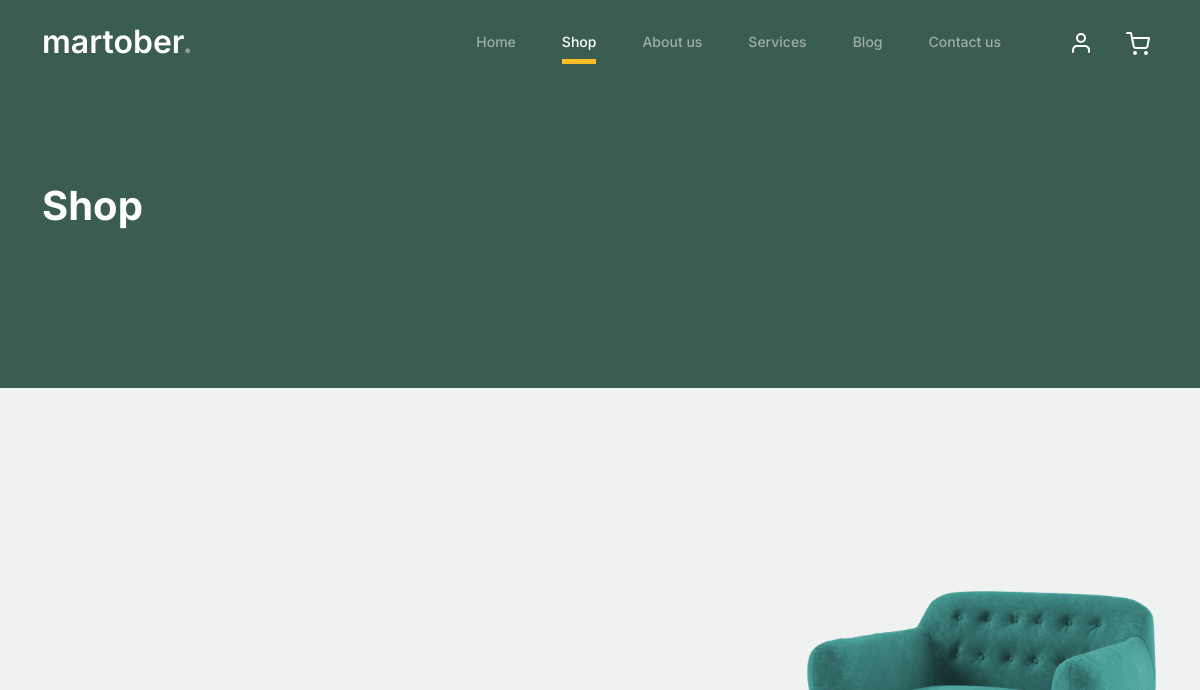
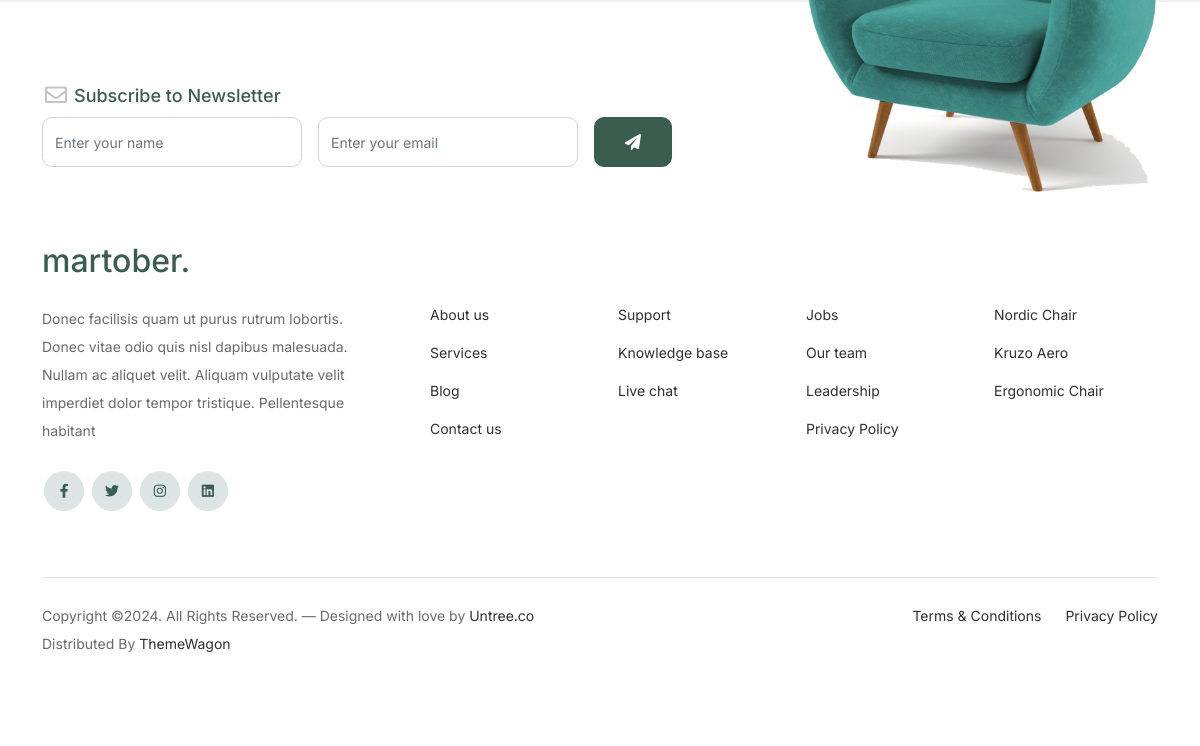
/shop/, run on an earlier commit of the app's database (2 pictures, top to bottom).
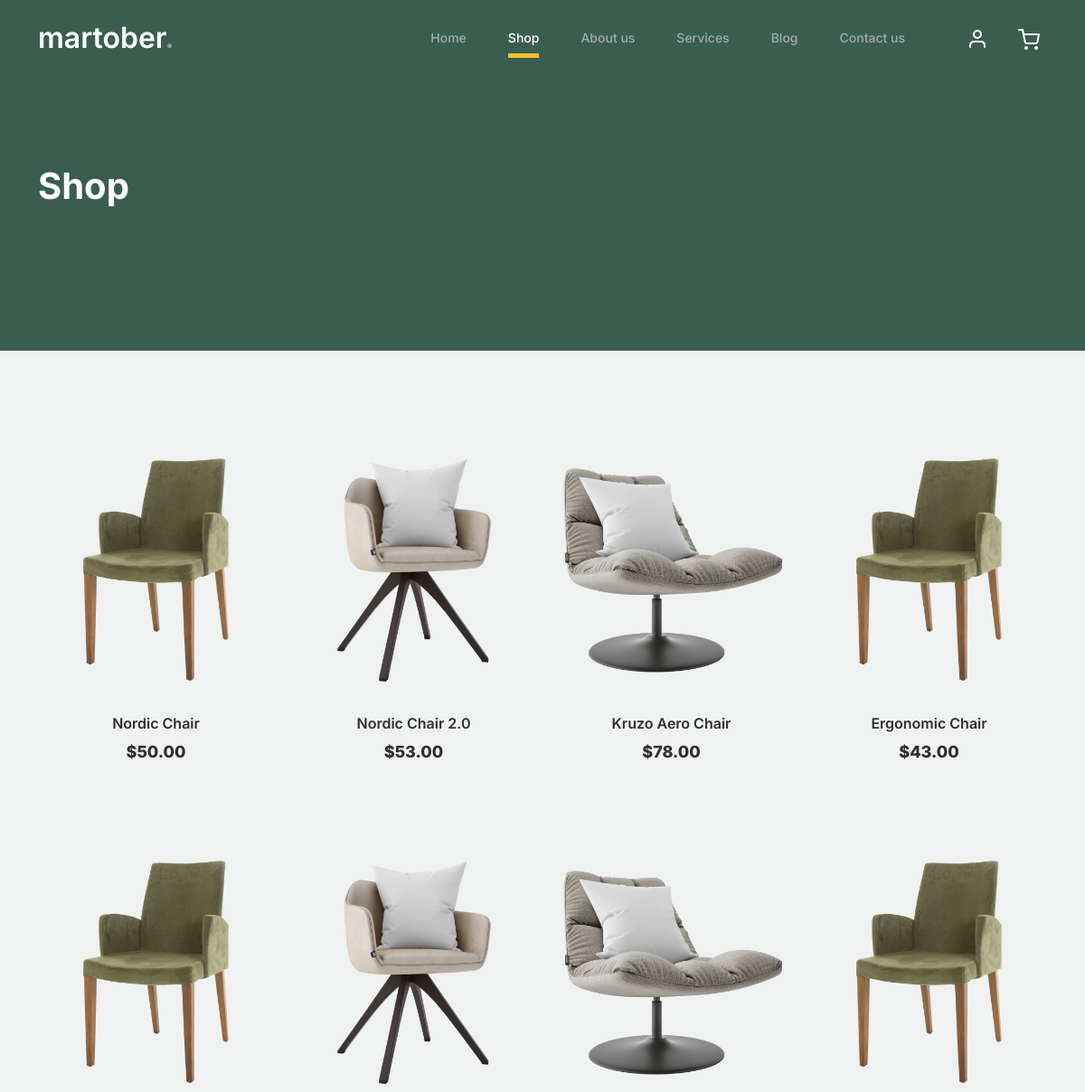
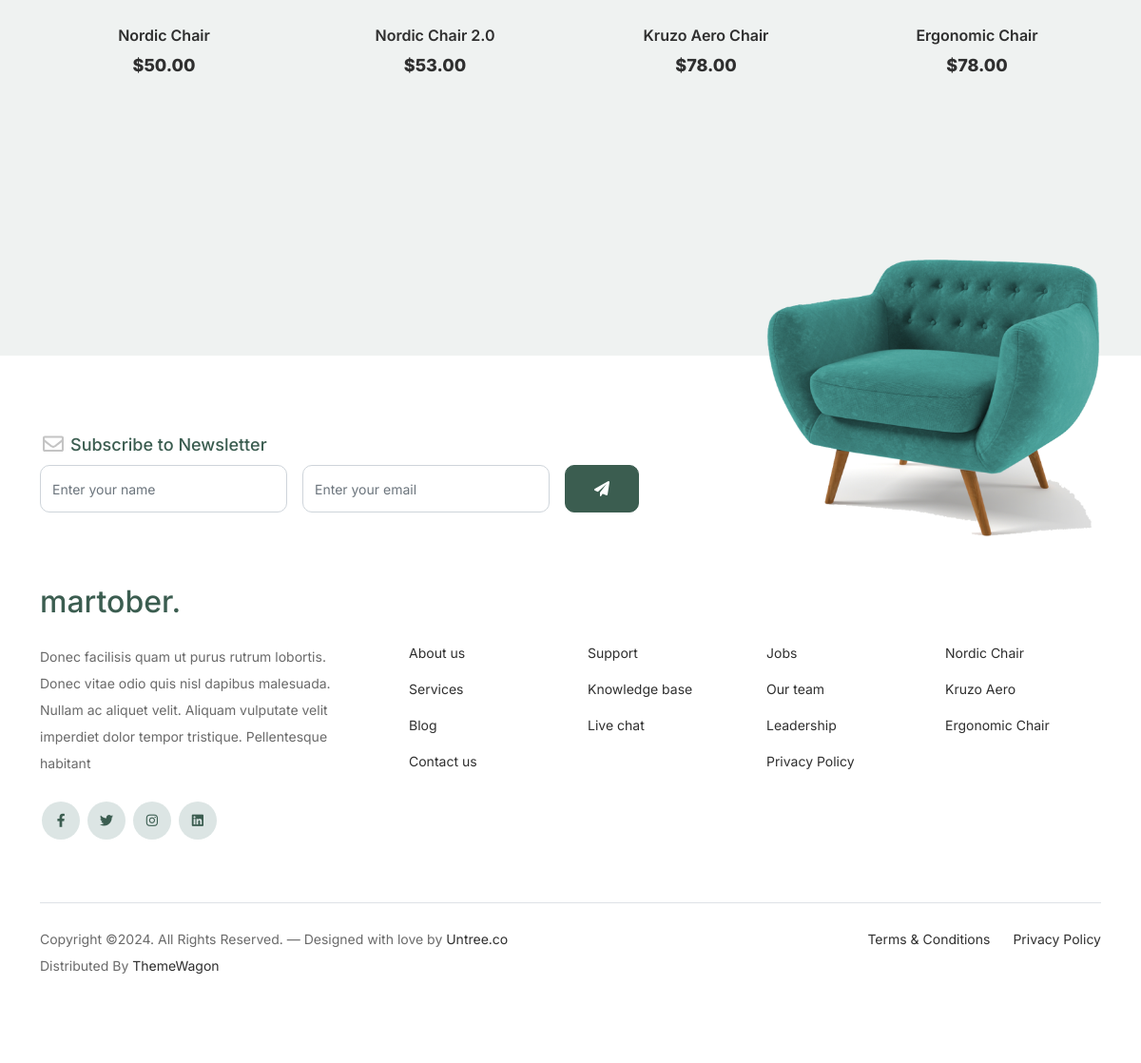
And on a later commit of the database (2 pictures, top to bottom).
### app/models.py (models this page shows, shortened)
class Product(models.Model):
    name = models.CharField(max_length=200, null=True)
    price = models.FloatField(max_length=200, null=True)
    chair = models.BooleanField(default=False, null=True)
    sofa = models.BooleanField(default=False, null=True)
    table = models.BooleanField(default=False, null=True)
    image = models.ImageField(null=True, blank=True)
    @property
    def ImageURL(self):
        try:
            url = self.image.url
        except AttributeError:
            url = ''
        except Exception as e:
            print(f"An error occurred: {e}")
            url = ''
        return url

### app/views.py (the view)
# urls.py: path('shop/', views.shop, name="shop"),
def shop(request):
    products = Product.objects.all()
    context= {'products': products}
    return render(request, 'app/shop.html', context)

### app/templates/app/shop.html (shortened to what this page needs)
{% load static %}
<!doctype html>
<html lang="en">
<head>
		<link href="{%static 'app/css/bootstrap.min.css' %}" rel="stylesheet">
		<link href="https://cdnjs.cloudflare.com/ajax/libs/font-awesome/6.0.0-beta3/css/all.min.css" rel="stylesheet">
		<link href="{%static 'app/css/tiny-slider.css' %}" rel="stylesheet">
		<link href="{%static 'app/css/style.css' %}" rel="stylesheet">
	</head>
	<body>
		<nav class="custom-navbar navbar navbar navbar-expand-md navbar-dark bg-dark" arial-label="Furni navigation bar">
			<div class="container">
				<a class="navbar-brand" href="{% url "index" %}">martober<span>.</span></a>
				<div class="collapse navbar-collapse" id="navbarsFurni">
					<ul class="custom-navbar-nav navbar-nav ms-auto mb-2 mb-md-0">
						<li class="nav-item ">
							<a class="nav-link" href="{% url "index" %}">Home</a>
						</li>
						<li class="active"><a class="nav-link" href="{% url "shop" %}">Shop</a></li>
						<li><a class="nav-link" href="{% url "about" %}">About us</a></li>
						<li><a class="nav-link" href="{% url "services" %}">Services</a></li>
						<li><a class="nav-link" href="{% url "blog" %}">Blog</a></li>
						<li><a class="nav-link" href="{% url "contact" %}">Contact us</a></li>
					</ul>
					<ul class="custom-navbar-cta navbar-nav mb-2 mb-md-0 ms-5">
						<li><a class="nav-link" href="#"><img src="{%static 'app/images/user.svg'%}"></a></li>
						<li><a class="nav-link" href="{% url "cart" %}"><img src="{%static 'app/images/cart.svg'%}"></a></li>
					</ul>
				</div>
			</div>
		</nav>
			<div class="hero">
				<div class="container">
					<div class="row justify-content-between">
						<div class="col-lg-5">
							<div class="intro-excerpt">
								<h1>Shop</h1>
							</div>
						</div>
						<div class="col-lg-7">
						</div>
					</div>
				</div>
			</div>
		<div class="untree_co-section product-section before-footer-section">
		    <div class="container">
		      	<div class="row">
					{% for product in products %}
					<div class="col-12 col-md-4 col-lg-3 mb-5">
						<a class="product-item">
							<img src="{{product.ImageURL}}" class="img-fluid product-thumbnail">
							<h3 class="product-title">{{product.name}}</h3>
							<strong class="product-price">${{product.price | floatformat:2}}</strong>
						</a>
					</div>
					{% endfor %}
		      	</div>
		    </div>
		</div>
		<footer class="footer-section">
			<div class="container relative">
				<div class="sofa-img">
					<img src="{%static 'app/images/sofa.png'%}" alt="Image" class="img-fluid">
				</div>
				<div class="row">
					<div class="col-lg-8">
						<div class="subscription-form">
							<h3 class="d-flex align-items-center"><span class="me-1"><img src="{%static 'app/images/envelope-outline.svg'%}" alt="Image" class="img-fluid"></span><span>Subscribe to Newsletter</span></h3>
							<form action="#" class="row g-3">
								<div class="col-auto">
									<input type="text" class="form-control" placeholder="Enter your name">
								</div>
								<div class="col-auto">
									<input type="email" class="form-control" placeholder="Enter your email">
								</div>
								<div class="col-auto">
									<button class="btn btn-primary">
										<span class="fa fa-paper-plane"></span>
									</button>
								</div>
							</form>
						</div>
					</div>
				</div>
				<div class="row g-5 mb-5">
					<div class="col-lg-4">
						<div class="mb-4 footer-logo-wrap"><a href="#" class="footer-logo">martober<span>.</span></a></div>
						<p class="mb-4">Donec facilisis quam ut purus rutrum lobortis. Donec vitae odio quis nisl dapibus malesuada. Nullam ac aliquet velit. Aliquam vulputate velit imperdiet dolor tempor tristique. Pellentesque habitant</p>
						<ul class="list-unstyled custom-social">
							<li><a href="#"><span class="fa fa-brands fa-facebook-f"></span></a></li>
							<li><a href="#"><span class="fa fa-brands fa-twitter"></span></a></li>
							<li><a href="#"><span class="fa fa-brands fa-instagram"></span></a></li>
							<li><a href="#"><span class="fa fa-brands fa-linkedin"></span></a></li>
						</ul>
					</div>
					<div class="col-lg-8">
						<div class="row links-wrap">
							<div class="col-6 col-sm-6 col-md-3">
								<ul class="list-unstyled">
									<li><a href="#">About us</a></li>
									<li><a href="#">Services</a></li>
									<li><a href="#">Blog</a></li>
									<li><a href="#">Contact us</a></li>
								</ul>
							</div>
							<div class="col-6 col-sm-6 col-md-3">
								<ul class="list-unstyled">
									<li><a href="#">Support</a></li>
									<li><a href="#">Knowledge base</a></li>
									<li><a href="#">Live chat</a></li>
								</ul>
							</div>
							<div class="col-6 col-sm-6 col-md-3">
								<ul class="list-unstyled">
									<li><a href="#">Jobs</a></li>
									<li><a href="#">Our team</a></li>
									<li><a href="#">Leadership</a></li>
									<li><a href="#">Privacy Policy</a></li>
								</ul>
							</div>
							<div class="col-6 col-sm-6 col-md-3">
								<ul class="list-unstyled">
									<li><a href="#">Nordic Chair</a></li>
									<li><a href="#">Kruzo Aero</a></li>
									<li><a href="#">Ergonomic Chair</a></li>
								</ul>
							</div>
						</div>
					</div>
				</div>
				<div class="border-top copyright">
					<div class="row pt-4">
						<div class="col-lg-6">
							<p class="mb-2 text-center text-lg-start">Copyright &copy;. All Rights Reserved. &mdash; Designed with love by <a href="https://untree.co">Untree.co</a>  Distributed By <a href="https://themewagon.com">ThemeWagon</a>
            </p>
						</div>
						<div class="col-lg-6 text-center text-lg-end">
							<ul class="list-unstyled d-inline-flex ms-auto">
								<li class="me-4"><a href="#">Terms &amp; Conditions</a></li>
								<li><a href="#">Privacy Policy</a></li>
							</ul>
						</div>
					</div>
				</div>
			</div>
		</footer>
	</body>
</html>

What changed in the data, as far as the page shows it:
added Product: ImageURL (picture), name "Nordic Chair", price "50.00"
added Product: ImageURL (picture), name "Nordic Chair 2.0", price "53.00"
added Product: ImageURL (picture), name "Kruzo Aero Chair", price "78.00"
added Product: ImageURL (picture), name "Ergonomic Chair", price "43.00"
added Product: ImageURL (picture), name "Nordic Chair", price "50.00"
added Product: ImageURL (picture), name "Nordic Chair 2.0", price "53.00"
added Product: ImageURL (picture), name "Kruzo Aero Chair", price "78.00"
added Product: ImageURL (picture), name "Ergonomic Chair", price "78.00"
